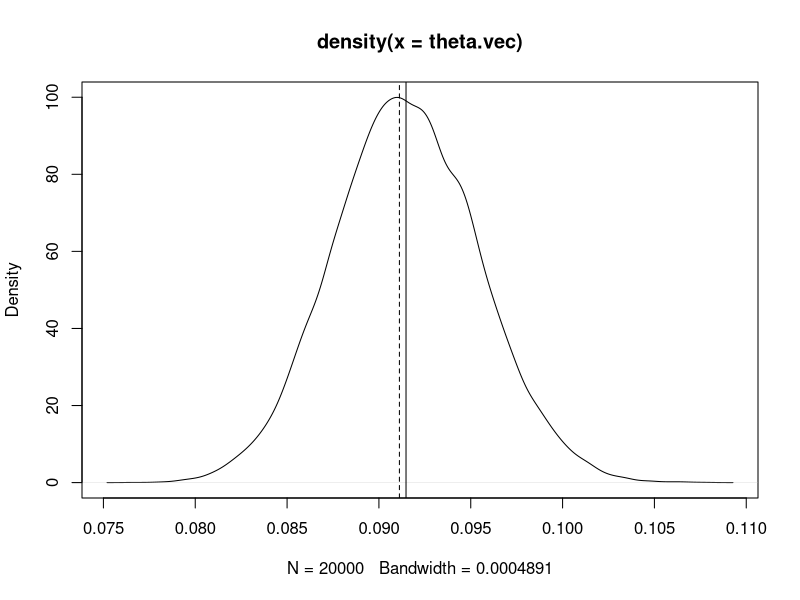

Source code (R):
set.seed(1)
n = 50000
Wn = 1/(-log(runif(n)))
theta = 0.10

Y = double(n)
Y[1] = Wn[1]/theta
for (i in 2:n)
    Y[i] = max( (1-theta)*Y[i-1], Wn[i] )

# plot(log(Y), type = 'l')
u = quantile(Y, 0.90)

ex.time = which(Y > u)



# N = 12
# #inter = c(1, 11, Inf, 2, 8, 1, 1, Inf)
# 
# ex.time = c(1, 2, 13, 33, 35, 43, 44, 45, 65, 70, 72, 74)


N = length(ex.time)
inter = diff(ex.time)

#inter = c(1, 11, 20, 2, 8, 1, 1, 20)

#theta = 0.5
theta.hat = min(1, (2*sum(inter - 1)^2) / ((N-1)*sum((inter - 1)*(inter - 2))))
C = floor(theta.hat*N)+1
#T_C = min(inter[inter >= C])
tmp = sort(inter, decreasing = TRUE)
T_C = tmp[C]
while (!(tmp[C-1] > T_C)){
    C = C - 1
    T_C = tmp[C]
    }



# sort(inter) > T_C

inter.Clust = inter[inter > T_C]
# inter
# 
# i_j = c(0, 5, 2, 3, 8, N)
# 
# inter > T_C

i_j = which(inter > T_C)
i_j = c(0, i_j, N)
ind.seq = rep(list(NULL), C)
intra.Clust = rep(list(NULL), C)
nice.S = rep(list(NULL), C)
nice.C = rep(list(NULL), C)

for (j in 2:(C+1)){
    ind.seq[[j-1]] = seq(i_j[j-1]+1, i_j[j]-1)
    if (i_j[j-1]+1 == i_j[j]){
#       nice.T[[j-1]] = NULL
    } else {
        intra.Clust[[j-1]] = inter[seq(i_j[j-1]+1, i_j[j]-1)]
        }
    nice.S[[j-1]] = ex.time[seq(i_j[j-1]+1, i_j[j])]
    nice.C[[j-1]] = Y[nice.S[[j-1]]]
    }

inter.Clust
intra.Clust
nice.S



theta.vec = double(20000)
for (i in 1:length(theta.vec)){

    samp.inter = sample(C-1, replace = TRUE)
    samp.intra = sample(C, replace = TRUE)

    tmp = c(inter.Clust[samp.inter], unlist(intra.Clust[samp.intra]))
    theta.vec[i] = min(1, (2*sum(tmp - 1)^2) / ((N-1)*sum((tmp - 1)*(tmp - 2))))
    }

plot(density(theta.vec))
abline(v = mean(theta.vec))
abline(v = min(1, (2*sum(inter - 1)^2) / ((N-1)*sum((inter - 1)*(inter - 2)))), lty = 2)
